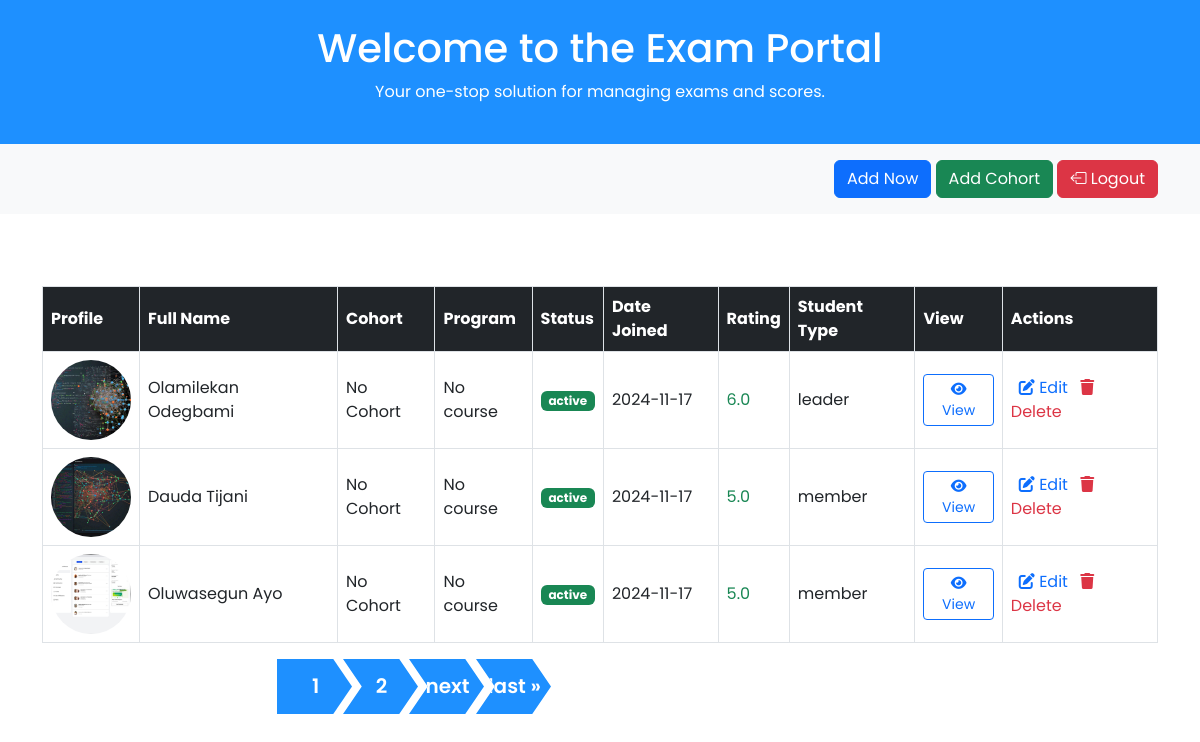
The app's page / (signed in) with its own data.
### home/models.py (models this page shows, shortened)
class Student(models.Model):
    username = models.CharField(max_length=100, unique=True)
    slug = models.SlugField(unique=True, blank=True, editable=False)
    first_name = models.CharField(max_length=200, null=True, blank=True)
    last_name = models.CharField(max_length=200, verbose_name='last name')
    status = models.BooleanField(default=True)
    student_type =models.CharField(max_length=100, choices=student_types, default='member')
    date_join = models.DateTimeField(auto_now_add=True)
    class Meta:
        ordering = ['-date_join']

class Student_Profile(models.Model):
    student = models.OneToOneField(Student,on_delete=models.CASCADE)
    bio = models.TextField()
    date_of_birth =models.DateField()
    address = models.CharField(max_length=300)
    email = models.EmailField(max_length=500, null=True)
    rating = models.FloatField(default=0.0)
    profile_picture = models.ImageField(upload_to='student_profile', null=True)

### home/views.py (the view)
# urls.py: path("", index, name="index"),
@login_required(login_url="/login")
def index(request):
    students = Student.objects.all()
    cohorts = CohortGroup.objects.all()
    paginator = Paginator(students, 3)
    page_number = request.GET.get('page')
    page_obj = paginator.get_page(page_number)
    context = {
        "page_obj": page_obj,
        "cohorts": cohorts,
        "student_rank": student_types
    }
    return render(request, "home/index.html", context)

### home/templates/home/index.html (shortened to what this page needs)
{% extends "home/header.html" %}
{% load static %}
    {% block style %}
    <link rel="stylesheet" href={% static "home/index.css" %}>
    {% endblock  %}
    {% block content %}
    <header class="bg-info text-white py-4 text-center">
        <h1>Welcome to the Exam Portal</h1>
        <p>Your one-stop solution for managing exams and scores.</p>
    </header>
    <section class="filter-section py-3 bg-light">
        <div class="container text-end">
            <button class="btn btn-primary" data-bs-toggle="modal" data-bs-target="#addUserModal">Add Now</button>
             <a href="" class="btn btn-success">
                Add Cohort
            </a>
            <a href="{% url 'logout' %}" class="btn btn-danger"><i class="bi bi-box-arrow-left"></i> Logout</a>
        </div>
    </section>
    <section class="container mt-5">
        <div class="table-responsive">
            <table class="table align-middle table-bordered table-hover mt-4">
                <thead class="table-dark">
                    <tr>
                        <th>Profile</th>
                        <th>Full Name</th>
                        <th>Cohort</th>
                        <th>Program</th>
                        <th>Status</th>
                        <th>Date Joined</th>
                        <th>Rating</th>
                        <th>Student Type</th>
                        <th>View</th>
                        {% if request.user.is_staff %}
                        <th>Actions</th>
                        {% endif %}
                    </tr>
                </thead>
                <tbody>
                    {% for student in page_obj %}
                    <tr>
                        <td>
                            {% if student.student_profile.profile_picture %}
                                <img src={{ student.student_profile.profile_picture.url }} alt="Profile" width="80" height="80" class="rounded-circle" />
                            {% else %}
                                <img src="https://w7.pngwing.com/pngs/340/946/png-transparent-avatar-user-computer-icons-software-developer-avatar-child-face-heroes-thumbnail.png"
                                alt="Profile" width="80" height="80" class="rounded-circle">
                            {% endif %}
                        </td>
                        <td>{{ student.first_name }} {{ student.last_name }}</td>
                        {% if student.cohort.exists %}
                        <td>
                            {% for cohort in student.cohort.all %}
                               {{ cohort.name }}
                            {% endfor %}
                        </td>
                            {% else %}
                        <td>No Cohort</td>
                            {% endif %}
                            {% if student.program.exists %}
                        <td>
                            {% for program in student.program.all %}
                                {{ program.courses }}{% if not forloop.last %}, {% endif %}
                            {% endfor %}
                        </td>
                        {% else %}
                        <td>No course </td>
                        {% endif %}
                        <td><span class="badge bg-success text-white">{{student.status|yesno:'active,inactive'}}</span></td>
                        <td>{{ student.date_join|date:"Y-m-d"  }}</td>
                        {% if student.student_profile.rating %}
                        <td class="text-success">{{ student.student_profile.rating }}</td>
                         {% else %}
                        <td class="text-danger">0.0</td>
                        {% endif %}
                        <td>{{ student.student_type }}</td>
                        <td>
                            <a href={% url "about" student.slug %} class="btn btn-sm btn-outline-primary">
                                <i class="fas fa-eye"></i> View
                            </a>
                        </td>
                        {% if request.user.is_staff %}
                        <td>
                            <span class="px-2"><a href="#" class=" text-primary text-decoration-none">
                                    <i class="fas fa-edit"> </i> Edit</a>
                            </span>
                            <span><a href={% url 'delete' student.slug %}
                                    class=" text-danger text-decoration-none">
                                    <i class="fas fa-trash"> </i> Delete</a></span>
                        </td>
                        {% endif %}
                    </tr>
                     {% endfor %}
                </tbody>
            </table>
            <div class="container">
                <div class="row">
                    <div class="col-md-offset-2 col-md-8">
                        <nav class="pagination-outer" aria-label="Page navigation">
                            <ul class="pagination">
                                {% for num in page_obj.paginator.page_range %}
                                    {% if page_obj.number == num %}
                                    <li class="page-item">
                                        <a class="page-link">{{ num }}</a>
                                    </li>
                                    {% else %}
                                    <li class="page-item">
                                        <a class="page-link" href="?page={{ num }}">{{ num }}</a>
                                    </li>
                                    {% endif %}
                                {% endfor %}
                                {% if page_obj.has_next %}
                                    <li class="page-item">
                                        <a href="?page={{ page_obj.next_page_number }}" class="page-link" aria-label="Next">
                                            <span aria-hidden="true">next</span>
                                        </a>
                                    </li>
                                    <li class="page-item">
                                        <a href="?page={{ page_obj.paginator.num_pages }}" class="page-link" aria-label="Next">
                                            <span aria-hidden="true">last &raquo;</span>
                                        </a>
                                    </li>
                                {% endif %}
                            </ul>
                        </nav>
                    </div>
                </div>
            </div>
        </div>
    </section>
    {% endblock  %}

### home/templates/home/header.html (shortened to what this page needs)
<!DOCTYPE html>
{% load static %}
<html lang="en">
  <head>
    <link href="https://cdn.jsdelivr.net/npm/bootstrap@5.3.0-alpha1/dist/css/bootstrap.min.css" rel="stylesheet">
    <link rel="stylesheet" href="https://cdnjs.cloudflare.com/ajax/libs/font-awesome/6.0.0-beta3/css/all.min.css">
    <link rel="stylesheet" href="https://cdn.jsdelivr.net/npm/bootstrap-icons@1.11.3/font/bootstrap-icons.min.css">
    {% block style %}{% endblock %}
  </head>
  <body>
    {% block content %}
    {% endblock %}
  </body>
</html>

### home/static/home/index.css (style rules this page uses)
body { font-family: 'Poppins', sans-serif; }
.filter-section { background-color: #f4f5fa; padding: 20px; }
.table { border-collapse: collapse; }
.table th, .table td { vertical-align: middle; border: 1px solid #dee2e6; }
.badge { background-color: #e9f0fa; color: #5A55D8; }
.bg-info { background-color: dodgerblue !important; }
.pagination-outer { text-align: center; }
.pagination { display: inline-flex; justify-content: center; position: relative; overflow: hidden; border-radius:0 !important; }
.pagination li a.page-link, .pagination li:first-child a.page-link, .pagination li:last-child a.page-link { border: none; height: 55px; width: 75px; line-height: 45px; text-align: center; padding: 5px 0 0 2px; font-size: 20px; font-weight: 600; color: #fff; background-color: dodgerblue; margin: 0 -8px 0 0; border-radius: 0; transition: all 0.3s linear 0s; -webkit-clip-path: polygon(75% 0%, 100% 50%, 75% 100%, 0% 100%, 25% 50%, 0% 0%); clip-path: polygon(75% 0%, 100% 50%, 75% 100%, 0% 100%, 25% 50%, 0% 0%); }
.pagination li a.page-link:before, .pagination li:first-child a.page-link:before, .pagination li:last-child a.page-link:before { content: ""; position: absolute; height: 100%; width: 100%; top: 0; left: 0; background-color: #ff771a; display: block; opacity: 0; transform: scale(0.1); z-index: -1; transform-origin: bottom right 0; }
.pagination li:first-child a.page-link { -webkit-clip-path: polygon(75% 0%, 100% 50%, 75% 100%, 0% 100%, 0% 0%); clip-path: polygon(75% 0%, 100% 50%, 75% 100%, 0% 100%, 0% 0%); border-radius: 0; }
.pagination li:last-child a.page-link { margin-right: 0; -webkit-clip-path: polygon(75% 0%, 100% 50%, 75% 100%, 0% 100%, 25% 50%, 0% 0%); clip-path: polygon(75% 0%, 100% 50%, 75% 100%, 0% 100%, 25% 50%, 0% 0%); border-radius: 0; }

### records on screen
Student: student_profile.profile_picture (picture), first_name "Olamilekan", last_name "Odegbami", shows "No Cohort", shows "No course", status "active", date_join "2024-11-17", student_profile.rating "6.0", student_type "leader"
Student: student_profile.profile_picture (picture), first_name "Dauda", last_name "Tijani", shows "No Cohort", shows "No course", status "active", date_join "2024-11-17", student_profile.rating "5.0", student_type "member"
Student: student_profile.profile_picture (picture), first_name "Oluwasegun", last_name "Ayo", shows "No Cohort", shows "No course", status "active", date_join "2024-11-17", student_profile.rating "5.0", student_type "member"

### other values on screen
{{ num }} "1"
{{ num }} "2"
